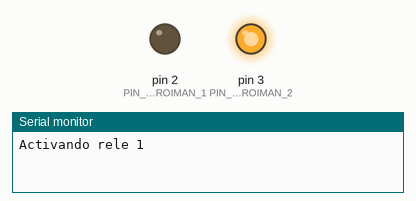
Simulated run of this sketch. Board: Arduino Uno, built with avr-gcc and run on an emulated ATmega328P. Parts: output pins drawn as LEDs (lit = HIGH), the last lines printed to the serial monitor.

Above: at 1.5 s.
At 7.5 s:
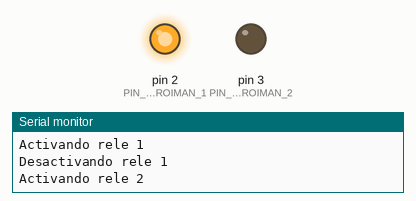
At 10.5 s:
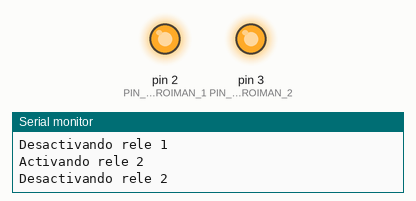
Timing chart, 0 to 15.6 s (numbered marks = the images above):
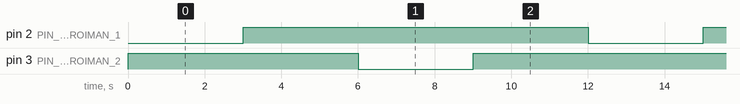

The sketch:

25_Reles.ino
```cpp
/*  Sketch 25: Reles
 *  Curso Intensivo de Arduino (2020)
 *  Impartido por MakeProjects (www.makeprojects.es)
 *  Sketch que abre y cierra dos reles (mostrando informacion de ello por Serial)
 *---------------------------------------------------------------------------
 *  Conexiones:
 *    RELE:
 *      VCC   5V
 *      IN1   D2
 *      IN2   D3
 *      GND   GND
 *---------------------------------------------------------------------------
 */

//Declaramos dos variables donde almacenamos los pines de conexion de los electroimanes
const byte PIN_ELECTROIMAN_1 = 2;
const byte PIN_ELECTROIMAN_2 = 3;
//Declaramos una variable
int espera = 3000;

void setup() {
  //Iniciamos el puerto serie a 9600 baudios de velocidad
  Serial.begin(9600);
  //Configuramos los pines de conexion de los electroimanes como salida
  pinMode(PIN_ELECTROIMAN_1, OUTPUT);
  pinMode(PIN_ELECTROIMAN_2, OUTPUT);

  // Desactivamos los electroimanes poniendolos a 1 (HIGH)
  digitalWrite(PIN_ELECTROIMAN_1, HIGH);
  digitalWrite(PIN_ELECTROIMAN_2, HIGH);
}

void loop() {
  //Activamos y desactivamos el rele 1 esperando el tiempo definido anteriormente entre cambios y mostramos su estado por el puerto serie
  Serial.println("Activando rele 1");
  digitalWrite(PIN_ELECTROIMAN_1, LOW);
  delay(espera);
  Serial.println("Desactivando rele 1");
  digitalWrite(PIN_ELECTROIMAN_1, HIGH);
  delay(espera);
  //Activamos y desactivamos el rele 2 esperando el tiempo definido anteriormente entre cambios y mostramos su estado por el puerto serie
  Serial.println("Activando rele 2");
  digitalWrite(PIN_ELECTROIMAN_2, LOW);
  delay(espera);
  Serial.println("Desactivando rele 2");
  digitalWrite(PIN_ELECTROIMAN_2, HIGH);
  delay(espera);
}
```

Measured:
- by itself, pin 2 (PIN_ELECTROIMAN_1), pin 3 (PIN_ELECTROIMAN_2): alternates HIGH for 9.0 s and LOW for 3.0 s
- by itself, everything shown: repeats every 12.0 s, in 4 steps
